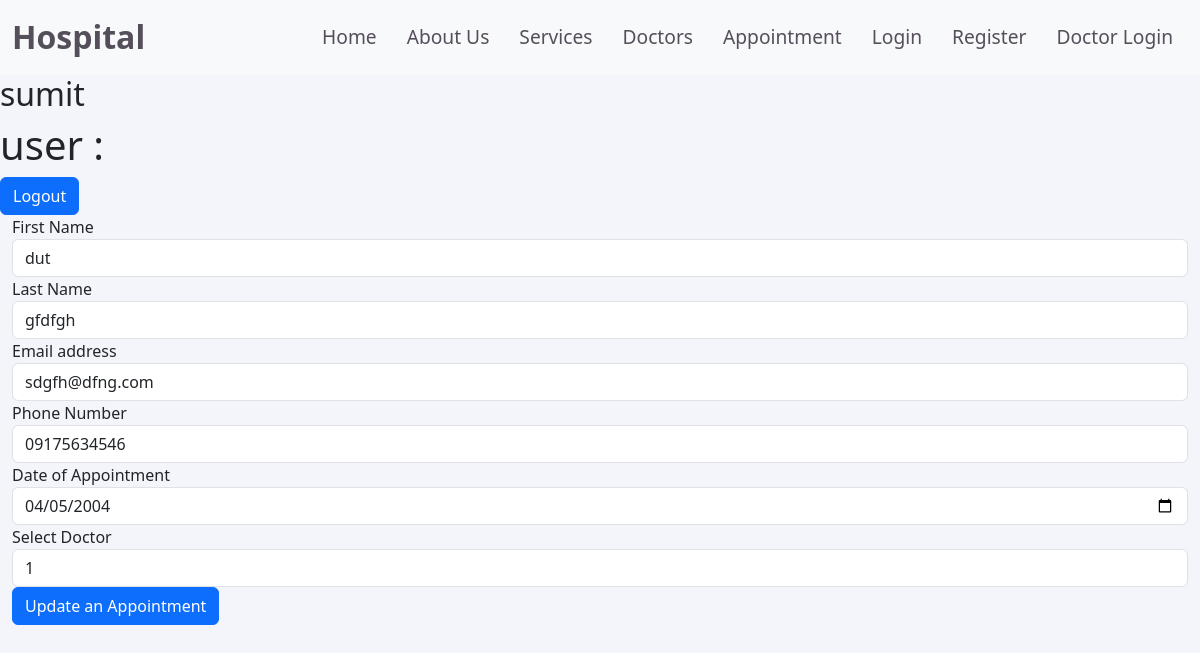
/update-appointment/9/, run on the app's committed database.
### appointment/models.py (models this page shows)
class Appointment(models.Model):
    first_name=models.CharField(max_length=100)
    last_name=models.CharField(max_length=100)
    email = models.EmailField()
    phone_number = models.CharField(max_length=10)  # You can adjust the max_length based on your requirements
    date_of_appointment = models.DateField(null=True)
    doctor = models.CharField(max_length=100)

### appointment/views.py (the view, shortened to what this page needs)
# urls.py: path('update-appointment/<id>/',update_appointment,name="update-appointment"),
def update_appointment(request, id):
    appointments = get_object_or_404(Appointment, id=id)
    return render(request, 'update_appointment.html', {'appointments': appointments})

### appointment/templates/update_appointment.html (shortened to what this page needs)
{%extends 'layouts/base.html'%}
{%block content%}
<h2>sumit</h2>
<h1>user : {{ request.user.first_name }}</h1>
<a href="/logout/" class="btn btn-primary">Logout</a>
<div class="container-fluid" method="post">
    <form class="col 80" method="post" action="{% url 'update-appointment' appointments.id %}">
        <div class=" form-group">
            <label for="exampleFormControlInput1">First Name</label>
            <input type="text" class="form-control" id="exampleFormControlInput1" placeholder="First Name"
                value="{{appointments.first_name}}" name="first_name">
        </div>
        <div class="form-group">
            <label for="exampleFormControlInput1">Last Name</label>
            <input type="text" class="form-control" id="exampleFormControlInput1" placeholder="Last Name"
                value="{{appointments.last_name}}" name="last_name">
        </div>
        <div class="form-group">
            <label for="exampleFormControlInput1">Email address</label>
            <input type="email" class="form-control" id="exampleFormControlInput1" placeholder="name@example.com"
                value="{{appointments.email}}" name="email">
        </div>
        <div class="form-group">
            <label for="exampleFormControlInput1">Phone Number</label>
            <input type="text" class="form-control" id="exampleFormControlInput1" placeholder="phone_number"
                value="{{appointments.phone_number}}" name="phone_number">
        </div>
        <div class="form-group">
            <label for="exampleFormControlInput1">Date of Appointment</label>
            <input type="date" class="form-control" id="exampleFormControlInput1" min="1900-01-01"
                name="date_of_appointment" value="{{ appointments.date_of_appointment|date:'Y-m-d' }}"
                placeholder="Date of Appointment">
        </div>
        <div class="form-group">
            <label for="exampleFormControlSelect1">Select Doctor</label>
            <select class="form-control" id="exampleFormControlSelect1" name="doctor" value="{{appointments.doctor}}">
                <option>1</option>
            </select>
        </div>
        <button type="submit" class="btn btn-primary ">Update an Appointment</button>
    </form>
</div>
{%endblock%}

### home/static/style.css (style rules this page uses)
body { background-color: #F4F5FA; overflow-x: hidden; }

### data on the page
Appointment: first_name "dut", last_name "gfdfgh", email "sdgfh@dfng.com", phone_number "09175634546", date_of_appointment "04/05/2004", doctor "1"
